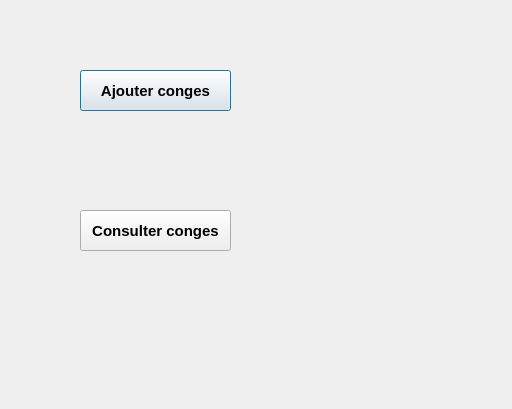
<?xml version="1.0" encoding="UTF-8"?>
<ui version="4.0">
 <class>menu_conges</class>
 <widget class="QDialog" name="menu_conges">
  <property name="geometry">
   <rect>
    <x>0</x>
    <y>0</y>
    <width>512</width>
    <height>409</height>
   </rect>
  </property>
  <property name="windowTitle">
   <string>Dialog</string>
  </property>
  <widget class="QPushButton" name="ajouterPB">
   <property name="geometry">
    <rect>
     <x>80</x>
     <y>70</y>
     <width>151</width>
     <height>41</height>
    </rect>
   </property>
   <property name="font">
    <font>
     <pointsize>11</pointsize>
     <weight>75</weight>
     <bold>true</bold>
    </font>
   </property>
   <property name="text">
    <string>Ajouter conges</string>
   </property>
  </widget>
  <widget class="QPushButton" name="consulterPB">
   <property name="geometry">
    <rect>
     <x>80</x>
     <y>210</y>
     <width>151</width>
     <height>41</height>
    </rect>
   </property>
   <property name="font">
    <font>
     <pointsize>11</pointsize>
     <weight>75</weight>
     <bold>true</bold>
    </font>
   </property>
   <property name="text">
    <string>Consulter conges</string>
   </property>
  </widget>
  <widget class="QLabel" name="label">
   <property name="geometry">
    <rect>
     <x>-130</x>
     <y>-10</y>
     <width>671</width>
     <height>421</height>
    </rect>
   </property>
   <property name="text">
    <string/>
   </property>
   <property name="pixmap">
    <pixmap resource="Images.qrc">:/Arriere/images/menu_cong.jpg</pixmap>
   </property>
  </widget>
  <widget class="QPushButton" name="pushButton">
   <property name="geometry">
    <rect>
     <x>10</x>
     <y>340</y>
     <width>51</width>
     <height>41</height>
    </rect>
   </property>
   <property name="text">
    <string/>
   </property>
   <property name="icon">
    <iconset resource="Images.qrc">
     <normaloff>:/icon/Icon/28.png</normaloff>:/icon/Icon/28.png</iconset>
   </property>
   <property name="iconSize">
    <size>
     <width>40</width>
     <height>40</height>
    </size>
   </property>
   <property name="flat">
    <bool>true</bool>
   </property>
  </widget>
  <zorder>label</zorder>
  <zorder>ajouterPB</zorder>
  <zorder>consulterPB</zorder>
  <zorder>pushButton</zorder>
 </widget>
 <resources>
  <include location="Images.qrc"/>
 </resources>
 <connections/>
</ui>
